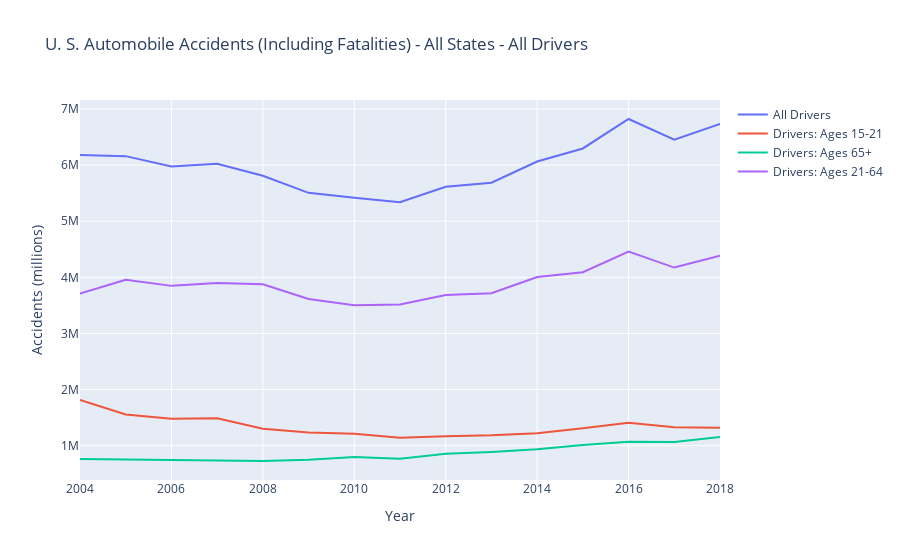

Write notebook code for a chart like this one.
### Code cell
#Data extraction and analysis for national automoblile accidents:

# Dependencies
import matplotlib.pyplot as plt
import pandas as pd
import numpy as np
import requests
import time
from scipy.stats import linregress

import plotly.graph_objects as go
import plotly.express as px
from plotly.subplots import make_subplots
import plotly.graph_objects as go

#Read cell phone national data statistics
smart_phone_data = pd.read_csv("Resources/Statista - All smartphones - US - 2010-2023.csv")
smart_phone_data_df = pd.DataFrame(smart_phone_data)

#Delete NaN rows
smart_phone_data_df=smart_phone_data_df.dropna(how='any')

#Rename
total_smartphones_df=smart_phone_data_df.rename(columns={'Smartphone users in the United States 2010-2023':'Year',
                                                                'Unnamed: 1':'Total Smartphone Users (millions)'})
# Read NHTSA all accidents CSV
all_accidents = pd.read_csv("Resources/NHTSA - All Accidents - All Drivers - 2004-2018.csv")
all_accidents_df = pd.DataFrame(all_accidents)
#Delete NaN rows
all_accidents_df=all_accidents_df.dropna(how='any')
#Rename columns
all_accidents_df=all_accidents_df.rename(columns={' Crash Date (Year) ':'Year',
                                                    'Crash Date (Month)':'January',
                                                    'Unnamed: 2':'February',
                                                    'Unnamed: 3':'March',
                                                    'Unnamed: 4':'April',
                                                    'Unnamed: 5':'May',
                                                    'Unnamed: 6':'June',
                                                    'Unnamed: 7':'July',
                                                    'Unnamed: 8':'August',
                                                    'Unnamed: 9':'September',
                                                    'Unnamed: 10':'October',
                                                    'Unnamed: 11':'November',
                                                    'Unnamed: 12':'December',
                                                    'Unnamed: 13':'Total Accidents',
                                                   })

all_accidents_yearly_df=all_accidents_df.loc[:,['Year', 'Total Accidents']]

# Read NHTSA all accidents younger(drivers) CSV
young_driver_accidents = pd.read_csv("Resources/NHTSA - All Accidents - Young Drivers (15-20) 2004-2018.csv")
young_driver_accidents_df = pd.DataFrame(young_driver_accidents)

#Delete NaN rows
young_driver_accidents_df=young_driver_accidents_df.dropna(how='any')

#Rename columns
young_driver_accidents_df=young_driver_accidents_df.rename(columns={'Crash Date (Year)':'Year',
                                                    'Crash Date (Month)':'January',
                                                    'Unnamed: 2':'February',
                                                    'Unnamed: 3':'March',
                                                    'Unnamed: 4':'April',
                                                    'Unnamed: 5':'May',
                                                    'Unnamed: 6':'June',
                                                    'Unnamed: 7':'July',
                                                    'Unnamed: 8':'August',
                                                    'Unnamed: 9':'September',
                                                    'Unnamed: 10':'October',
                                                    'Unnamed: 11':'November',
                                                    'Unnamed: 12':'December',
                                                    'Unnamed: 13':'Total Young Driver Accidents',
                                                   })

#Grab young driver population
young_driver_accidents_df=young_driver_accidents_df.loc[:,['Year', 'Total Young Driver Accidents']]

# Read NHTSA all accidents older drivers CSV
older_driver_accidents = pd.read_csv("Resources/NHTSA - All Accidents - Older Drivers (65+) 2004-2018.csv")
older_driver_accidents_df = pd.DataFrame(older_driver_accidents)

#Delete NaN rows
older_driver_accidents_df=older_driver_accidents_df.dropna(how='any')

#Rename Columns
older_driver_accidents_df=older_driver_accidents_df.rename(columns={'Crash Date (Year)':'Year',
                                                    'Crash Date (Month)':'January',
                                                    'Unnamed: 2':'February',
                                                    'Unnamed: 3':'March',
                                                    'Unnamed: 4':'April',
                                                    'Unnamed: 5':'May',
                                                    'Unnamed: 6':'June',
                                                    'Unnamed: 7':'July',
                                                    'Unnamed: 8':'August',
                                                    'Unnamed: 9':'September',
                                                    'Unnamed: 10':'October',
                                                    'Unnamed: 11':'November',
                                                    'Unnamed: 12':'December',
                                                    'Unnamed: 13':'Total Older Driver Accidents',
                                                   })
#Reduce df for relevant columns
older_driver_accidents_df=older_driver_accidents_df.loc[:,['Year', 'Total Older Driver Accidents']]

# Read NHTSA all accidents other drivers CSV
other_driver_accidents = pd.read_csv("Resources/NHTSA - All Accidents - Drivers (21-64) 2004-2018.csv")
other_driver_accidents_df = pd.DataFrame(other_driver_accidents)

#Delete NaN rows
other_driver_accidents_df=other_driver_accidents_df.dropna(how='any')

#Rename Columns
other_driver_accidents_df=other_driver_accidents_df.rename(columns={'Crash Date (Year)':'Year',
                                                    'Crash Date (Month)':'January',
                                                    'Unnamed: 2':'February',
                                                    'Unnamed: 3':'March',
                                                    'Unnamed: 4':'April',
                                                    'Unnamed: 5':'May',
                                                    'Unnamed: 6':'June',
                                                    'Unnamed: 7':'July',
                                                    'Unnamed: 8':'August',
                                                    'Unnamed: 9':'September',
                                                    'Unnamed: 10':'October',
                                                    'Unnamed: 11':'November',
                                                    'Unnamed: 12':'December',
                                                    'Unnamed: 13':'Total Other Driver Accidents',
                                                   })
#Reduce df for relevant columns
other_driver_accidents_df=other_driver_accidents_df.loc[:,['Year', 'Total Other Driver Accidents']]
other_driver_accidents_df.head(18)

#Merge on year
merge_table_df = pd.merge(all_accidents_yearly_df, young_driver_accidents_df, on="Year", how="left")
merge_table_df2 = pd.merge(merge_table_df, older_driver_accidents_df, on="Year", how="left")
all_accident_graph_df = pd.merge(merge_table_df2, other_driver_accidents_df, on="Year", how="left")

#Except for "Year", change to float
all_accident_graph_df['Total Accidents'] = all_accident_graph_df['Total Accidents'].astype(float)
all_accident_graph_df['Total Young Driver Accidents'] = all_accident_graph_df['Total Young Driver Accidents'].astype(float)
all_accident_graph_df['Total Older Driver Accidents'] = all_accident_graph_df['Total Older Driver Accidents'].astype(float)
all_accident_graph_df['Total Other Driver Accidents'] = all_accident_graph_df['Total Other Driver Accidents'].astype(float)
total_smartphones = [62.6, 92.8, 122, 144.5, 171.0, 190.64, 208.61, 246.6, 257.3]

#year = all_accident_graph_df["Year"]
total_drivers = all_accident_graph_df["Total Accidents"]
younger_drivers = all_accident_graph_df["Total Young Driver Accidents"]
older_drivers = all_accident_graph_df["Total Older Driver Accidents"]
all_other_drivers = all_accident_graph_df["Total Other Driver Accidents"]

#Plot U. S. Automobile Accidents (Including Fatalities) - All States - All Drivers by age group
x = year
y0 = total_drivers
y1 = younger_drivers
y2 = older_drivers
y3 = all_other_drivers

fig = go.Figure()

# Add traces
fig.add_trace(go.Scatter(x=year, y=y0,
                    mode='lines',
                    name='All Drivers'))
fig.add_trace(go.Scatter(x=year, y=y1,
                    mode='lines',
                    name='Drivers: Ages 15-21'))
fig.add_trace(go.Scatter(x=year, y=y2,
                    mode='lines',
                    name='Drivers: Ages 65+'))
fig.add_trace(go.Scatter(x=year, y=y3,
                    mode='lines',
                    name='Drivers: Ages 21-64'))

# Edit the layout
fig.update_layout(title='U. S. Automobile Accidents (Including Fatalities) - All States - All Drivers',
                   xaxis_title='Year',
                   yaxis_title='Accidents (millions)')

fig.show()

fig.write_image("output_data/national_all_accidents.png")

### Figure 1 — Plotly figure (JSON) as saved in the notebook; plotly's stock layout.template omitted (floating-point values rounded to 4 significant figures)
{"data": [{"mode": "lines", "name": "All Drivers", "type": "scatter", "x": [2004, 2005, 2006, 2007, 2008, 2009, 2010, 2011, 2012, 2013, 2014, 2015, 2016, 2017, 2018], "y": [6181027, 6159350, 5973213, 6024008, 5810846, 5505180, 5419445, 5337829, 5615045, 5686891, 6064284, 6296134, 6821129, 6452598, 6734416, 90081395]}, {"mode": "lines", "name": "Drivers: Ages 15-21", "type": "scatter", "x": [2004, 2005, 2006, 2007, 2008, 2009, 2010, 2011, 2012, 2013, 2014, 2015, 2016, 2017, 2018], "y": [1816091, 1557253, 1479678, 1488997, 1303482, 1232725, 1210448, 1140507, 1167260, 1185506, 1223631, 1309092, 1408959, 1327631, 1319180, 20170439]}, {"mode": "lines", "name": "Drivers: Ages 65+", "type": "scatter", "x": [2004, 2005, 2006, 2007, 2008, 2009, 2010, 2011, 2012, 2013, 2014, 2015, 2016, 2017, 2018], "y": [762800, 753283, 748470, 741936, 727096, 749097, 799867, 766463, 854872, 888951, 937670, 1012285, 1069190, 1066533, 1154956, 13033469]}, {"mode": "lines", "name": "Drivers: Ages 21-64", "type": "scatter", "x": [2004, 2005, 2006, 2007, 2008, 2009, 2010, 2011, 2012, 2013, 2014, 2015, 2016, 2017, 2018], "y": [3712470, 3957242, 3847704, 3898331, 3875878, 3613381, 3500668, 3516857, 3683902, 3718066, 4005942, 4090877, 4459939, 4173708, 4383478, 58438444]}], "layout": {"title": {"text": "U. S. Automobile Accidents (Including Fatalities) - All States - All Drivers"}, "xaxis": {"title": {"text": "Year"}}, "yaxis": {"title": {"text": "Accidents (millions)"}}}}
